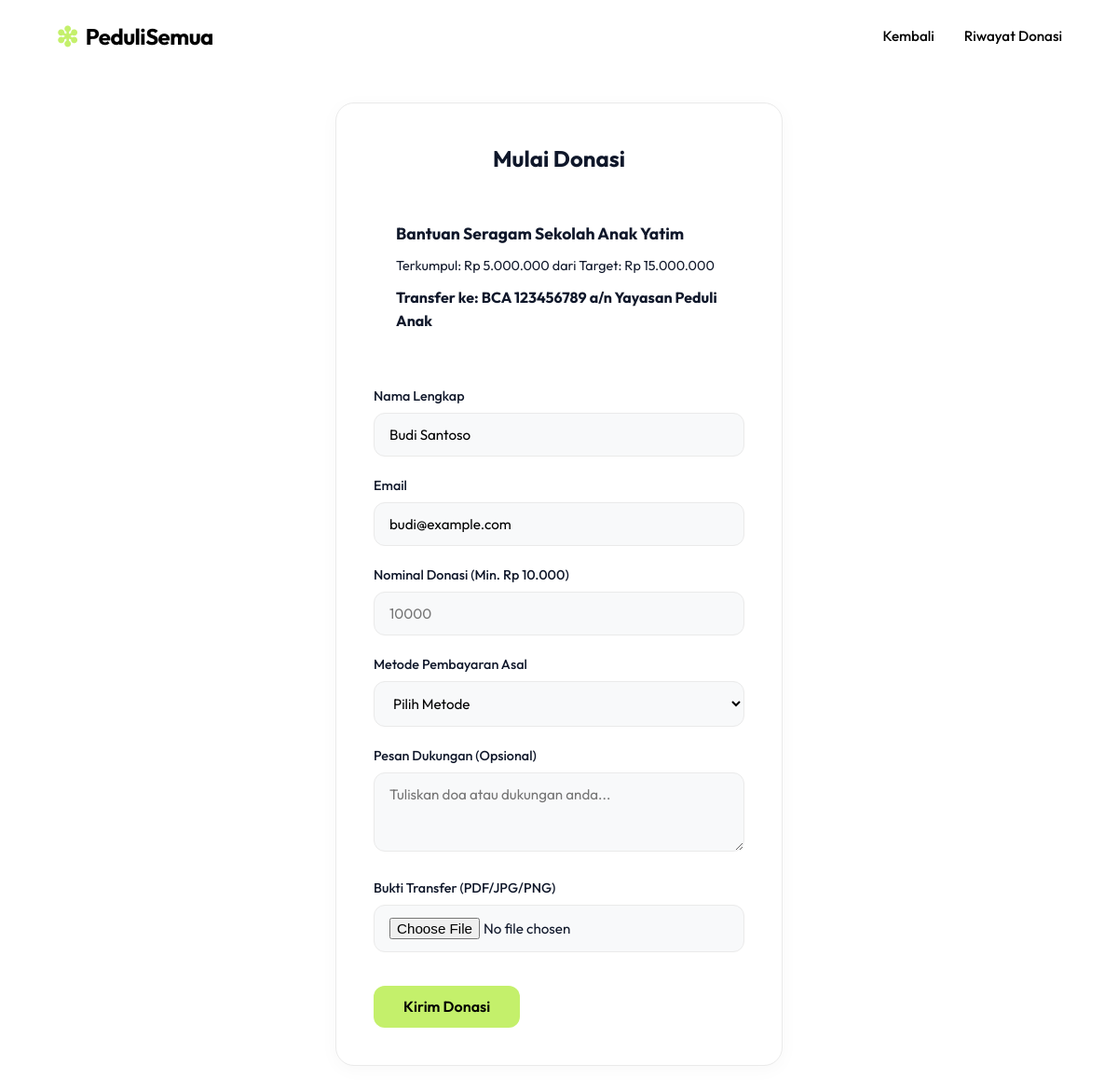
Page /donasi.php?id=1 (signed in) on the committed database.
### tables this page shows
CREATE TABLE `kampanye` (
  `id` int(11) NOT NULL AUTO_INCREMENT,
  `pengelola_id` int(11) NOT NULL,
  `judul_kampanye` varchar(150) NOT NULL,
  `kategori` enum('Bencana Alam','Pendidikan','Kesehatan','Lingkungan') NOT NULL,
  `lokasi` varchar(100) NOT NULL,
  `deskripsi` text NOT NULL,
  `target_dana` decimal(15,2) NOT NULL,
  `dana_terkumpul` decimal(15,2) DEFAULT 0.00,
  `batas_waktu` date NOT NULL,
  `gambar` varchar(255) NOT NULL DEFAULT 'uploads/placeholder.svg',
  `rekening_donasi` varchar(100) NOT NULL,
  PRIMARY KEY (`id`),
  KEY `pengelola_id` (`pengelola_id`),
  CONSTRAINT `kampanye_ibfk_1` FOREIGN KEY (`pengelola_id`) REFERENCES `users` (`id`) ON DELETE CASCADE
);

CREATE TABLE `users` (
  `id` int(11) NOT NULL AUTO_INCREMENT,
  `username` varchar(50) NOT NULL,
  `password` varchar(255) NOT NULL,
  `role` enum('donatur','pengelola') NOT NULL,
  `nama_lengkap` varchar(100) NOT NULL,
  `email` varchar(100) NOT NULL,
  `no_telepon` varchar(20) NOT NULL,
  `alamat` text DEFAULT NULL,
  PRIMARY KEY (`id`),
  UNIQUE KEY `username` (`username`),
  UNIQUE KEY `email` (`email`)
);

### donasi.php (the view, shortened to what this page needs)
<?php
require 'koneksi.php';
$kampanye_id = (int)$_GET['id'];
$user_id = $_SESSION['user_id'];
$stmt = $conn->prepare("SELECT judul_kampanye, target_dana, dana_terkumpul, rekening_donasi FROM kampanye WHERE id = ?");
$stmt->bind_param("i", $kampanye_id);
$stmt->execute();
$result = $stmt->get_result();
$k = $result->fetch_assoc();
$stmt_user = $conn->prepare("SELECT nama_lengkap, email FROM users WHERE id = ?");
$stmt_user->bind_param("i", $user_id);
$stmt_user->execute();
$user = $stmt_user->get_result()->fetch_assoc();
$success = "";
?>
<!DOCTYPE html>
<html lang="id">
<head>
    <link rel="stylesheet" href="style.css">
</head>
<body>
    <header>
        <a href="index.php" class="logo"><span class="logo-icon">❇</span> PeduliSemua</a>
        <nav>
            <ul>
                <li><a href="index.php">Kembali</a></li>
                <li><a href="riwayat_donasi.php">Riwayat Donasi</a></li>
            </ul>
        </nav>
    </header>
    <div class="container center-card-layout">
        <div class="glass-card form-container">
            <h2 style="margin-bottom: 1.5rem; text-align: center;">Mulai Donasi</h2>
            <?php if ($success): ?>
                <div style="background-color: #dcfce7; color: #16a34a; padding: 10px; border-radius: 8px; margin-bottom: 1rem; text-align: center;">
                    <?php echo $success; ?><br><br>
                    <a href="riwayat_donasi.php" class="btn-primary">Lihat Riwayat Donasi</a>
                </div>
            <?php else: ?>
            <div style="background: rgba(255,255,255,0.05); padding: 1.5rem; border-radius: 12px; margin-bottom: 2rem;">
                <h3 style="margin-bottom: 0.5rem; font-size: 1.1rem;"><?php echo htmlspecialchars($k['judul_kampanye']); ?></h3>
                <p style="color: var(--text-muted); font-size: 0.9rem;">
                    Terkumpul: Rp <?php echo number_format($k['dana_terkumpul'], 0, ',', '.'); ?> dari Target: Rp <?php echo number_format($k['target_dana'], 0, ',', '.'); ?>
                </p>
                <p style="color: var(--primary); font-weight: bold; margin-top: 10px;">
                    Transfer ke: <?php echo htmlspecialchars($k['rekening_donasi']); ?>
                </p>
            </div>
            <form action="donasi.php?id=<?php echo $kampanye_id; ?>" method="POST" enctype="multipart/form-data">
                <div class="form-group">
                    <label>Nama Lengkap</label>
                    <input type="text" class="form-control" value="<?php echo htmlspecialchars($user['nama_lengkap']); ?>" readonly>
                </div>
                <div class="form-group">
                    <label>Email</label>
                    <input type="email" class="form-control" value="<?php echo htmlspecialchars($user['email']); ?>" readonly>
                </div>
                <div class="form-group">
                    <label>Nominal Donasi (Min. Rp 10.000)</label>
                    <input type="number" name="nominal" class="form-control" placeholder="10000" min="10000" required>
                </div>
                <div class="form-group">
                    <label>Metode Pembayaran Asal</label>
                    <select name="metode_pembayaran" class="form-control" required>
                        <option value="">Pilih Metode</option>
                    </select>
                </div>
                <div class="form-group">
                    <label>Pesan Dukungan (Opsional)</label>
                    <textarea name="pesan_dukungan" class="form-control" rows="3" placeholder="Tuliskan doa atau dukungan anda..."></textarea>
                </div>
                <div class="form-group">
                    <label>Bukti Transfer (PDF/JPG/PNG)</label>
                    <input type="file" name="bukti_transfer" class="form-control" accept=".jpg,.jpeg,.png,.pdf" required>
                </div>
                <button type="submit" class="btn-primary" style="margin-top: 1rem;">Kirim Donasi</button>
            </form>
            <?php endif; ?>
        </div>
    </div>
</body>
</html>

### style.css (style rules this page uses)
* { margin: 0; padding: 0; box-sizing: border-box; font-family: 'Outfit', 'Plus Jakarta Sans', sans-serif; }
body { background-color: #ffffff; color: #0f172a; line-height: 1.6; overflow-x: hidden; }
header { background: #ffffff; padding: 1rem 5%; display: flex; justify-content: space-between; align-items: center; }
.logo { font-size: 1.5rem; font-weight: 700; color: #000000; text-decoration: none; display: flex; align-items: center; gap: 8px; letter-spacing: -0.5px; }
.logo-icon { color: #c4f06b; font-size: 1.8rem; }
nav ul { list-style: none; display: flex; gap: 2rem; align-items: center; }
nav ul li a { color: #000000; text-decoration: none; font-weight: 500; font-size: 0.95rem; transition: all 0.3s ease; }
.btn-primary { display: inline-block; background: #c4f06b; color: #000000; padding: 0.8rem 2rem; border-radius: 12px; text-decoration: none; font-weight: 600; border: none; cursor: pointer; transition: all 0.3s ease; text-align: center; font-size: 1rem; }
.container { padding: 3rem 5%; max-width: 1400px; margin: 0 auto; }
.form-group { margin-bottom: 1.25rem; }
.form-group label { display: block; margin-bottom: 0.4rem; font-weight: 500; font-size: 0.9rem; }
.form-control { width: 100%; background: #f8f9fa; border: 1px solid #eaeaea; padding: 0.8rem 1rem; border-radius: 12px; font-size: 0.95rem; }
.glass-card { background: #ffffff; border: 1px solid #eaeaea; border-radius: 20px; padding: 2.5rem; box-shadow: 0 4px 20px rgba(0, 0, 0, 0.03); }
.center-card-layout { display: flex; justify-content: center; align-items: center; min-height: 80vh; padding: 2rem; }
.form-container { width: 100%; max-width: 480px; }

### rows in the picture
kampanye: judul_kampanye "Bantuan Seragam Sekolah Anak Yatim", dana_terkumpul "5.000.000", target_dana "15.000.000", rekening_donasi "BCA 123456789 a/n Yayasan Peduli Anak"
users: nama_lengkap "Budi Santoso", email "budi@example.com"
